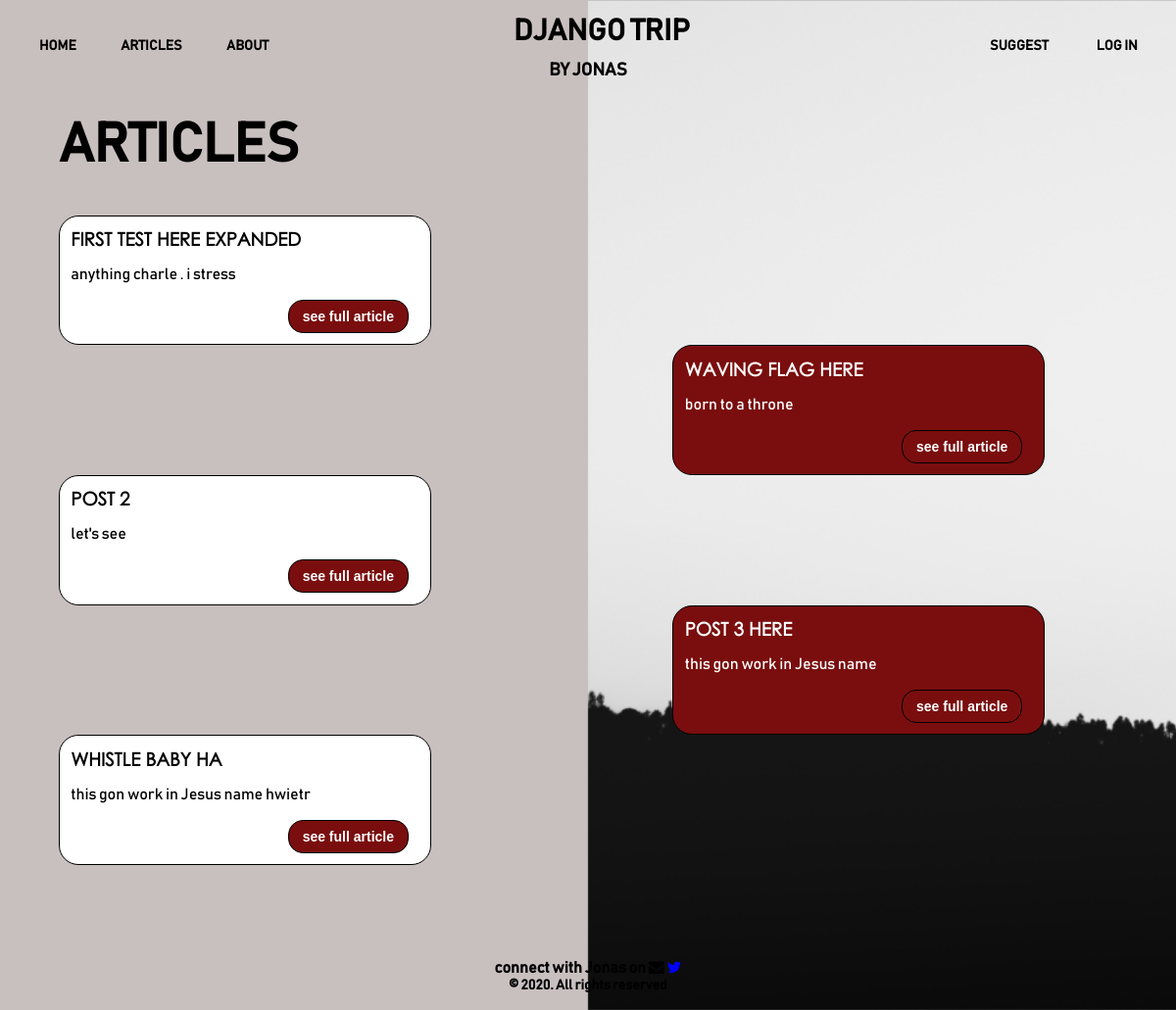
/articles/, run on an earlier commit of the app's database.
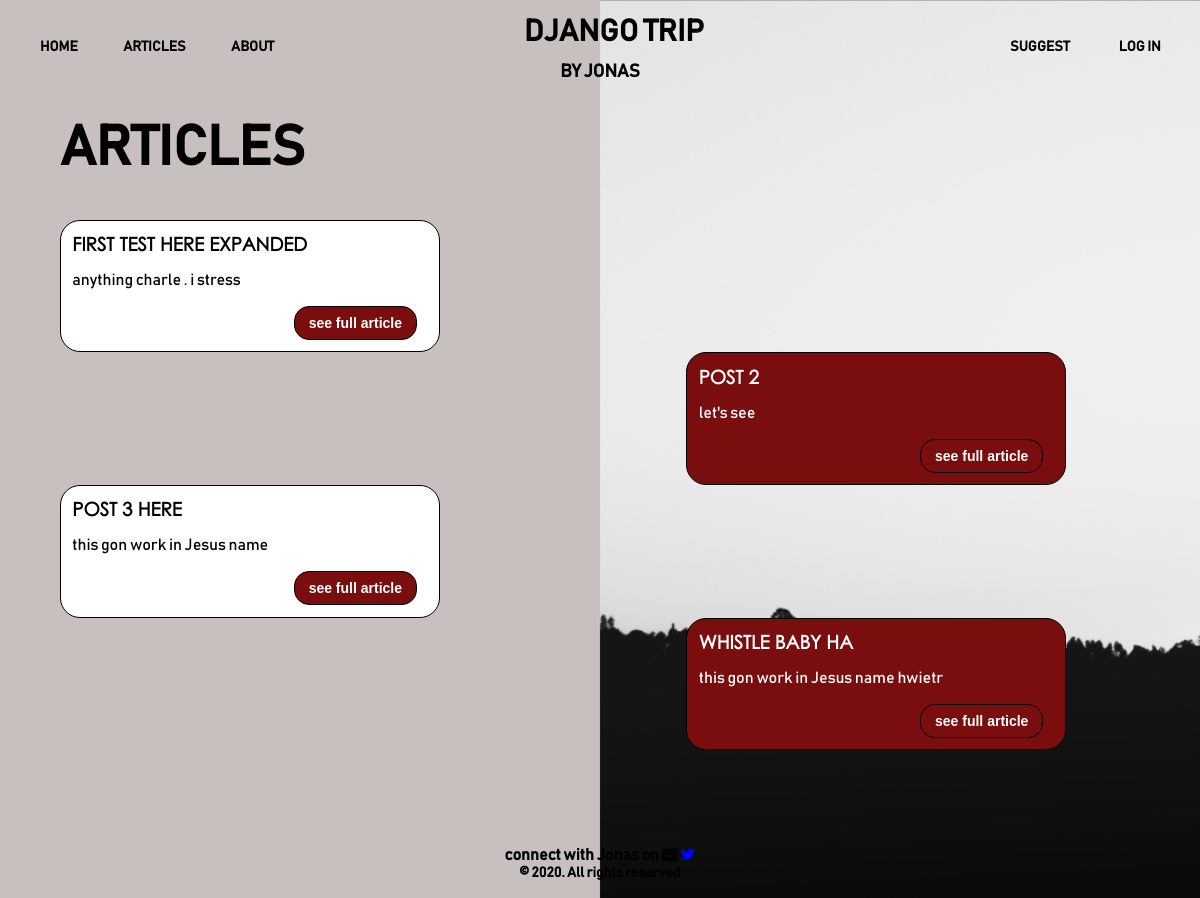
And on a later commit of the database.
### articles/models.py (models this page shows, shortened)
class Article(models.Model):
    def author_default():
        return CustomUser.objects.get(username="Jonas").username
    def slug_default():
        return " "
    title = models.CharField(max_length=144)
    description = models.TextField()
    image = models.ImageField()
    body = models.TextField()
    date = models.DateTimeField(auto_now_add=True)
    author = models.CharField(default=author_default, max_length=144)
    slug = models.SlugField(max_length=255, blank=True, default=slug_default)

### articles/views.py (the view)
# urls.py: path("", ArticleListView.as_view(), name="articles_list"),
class ArticleListView(ListView):
    template_name = "articles_list.html"
    model = Article

### templates/articles_list.html (shortened to what this page needs)
{% load static %}
<head>
  <link rel="stylesheet" type="text/css" href="{% static 'css/base.css' %}" />
  <link rel="stylesheet" type="text/css" href="{% static 'css/articles.css' %}" />
  <link rel="stylesheet" href="{% static 'css/font-awesome.min.css' %}" />
</head>
<body style="background-image: url('/static/img/article-background.png');">
    {% include 'header.html' %}
    <div id='article-list-main-div'>
        <div id='article-heading-div'>
            <div><h1>ARTICLES</h1></div>
        </div>
    <div id='article-outer-div'>
        {% for object in object_list %}
          <div class='article-inner-divs'>
            <div>
            <h3>{{ object.title }}</h3>
            <p>{{ object.description }}</p>
            <div class='button-link-div'>
            <a href="{% url 'article_detail' object.slug %}"><button>see full article</button></a>
            </div>
            </div>
        </div>
        {% endfor %}
    </div>
    </div>
  {% include 'footer.html' %}
</body>
</html>

What changed in the data, as far as the page shows it:
removed Article: title "WAVING FLAG HERE", description "born to a throne"
